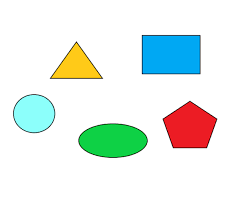
#> input picture Workshop 3-opencv/contours/contours.png, 245 x 206 px
$ python Contoursandmoments.py
#> lines starting #> are read from the running program, lines starting #| are printed output that depends on the picture; after the words box and inside, x2 and y2 are one past the last pixel; in counts of white or black regions, pixels touching at a corner belong together; long printed decimals are rounded
import numpy as np
import cv2

# This is the example code for finding contours.

img = cv2.imread("contours.png")
#> img is the input picture: shape (206, 245, 3); mean B, G, R 233.8, 238.5, 229.7
gray = cv2.cvtColor(img, cv2.COLOR_BGR2GRAY)
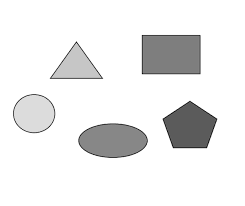
#> gray: shape (206, 245); min 4, max 255, mean 235.4
ret, thresh = cv2.threshold(gray, 240, 255, cv2.THRESH_BINARY_INV)
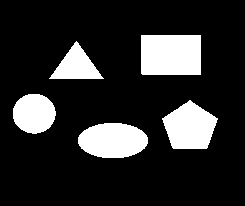
#> thresh: shape (206, 245); 17.1% white; 5 white regions
contours, hierarchy = cv2.findContours(thresh, cv2.RETR_TREE, cv2.CHAIN_APPROX_SIMPLE)
#> contours = 5 contours; box (x1, y1, x2, y2) and area: (141, 35, 201, 75) 2300, (78, 123, 148, 158) 1874, (162, 100, 218, 149) 1814, (13, 94, 56, 134) 1288, (49, 41, 104, 79) 994
# [24 lines of commented-out code are left out]

cnt= contours[3]
#> cnt = contour of 43 points, box (x1, y1, x2, y2) (49, 41, 104, 79), area 994
cv2.drawContours(img, [cnt], 0, (0, 255, 0), 3)
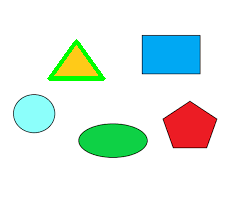
#> img: shape (206, 245, 3); 1.24% of pixels changed, all inside (x1, y1, x2, y2) = (47, 39, 106, 81)
# cv2.imshow("img", img)
# cv2.waitKey(0)
# cv2.destroyAllWindows()

#This is an example of Moments
M=cv2.moments(cnt)
#> M = moments, m00 994, centre m10/m00, m01/m00 = (75.93, 65.57)

# [14 lines of commented-out code are left out]
perimeter= cv2.arcLength(cnt, True)
#> perimeter = 150.4
print(perimeter)
#| 150.368
